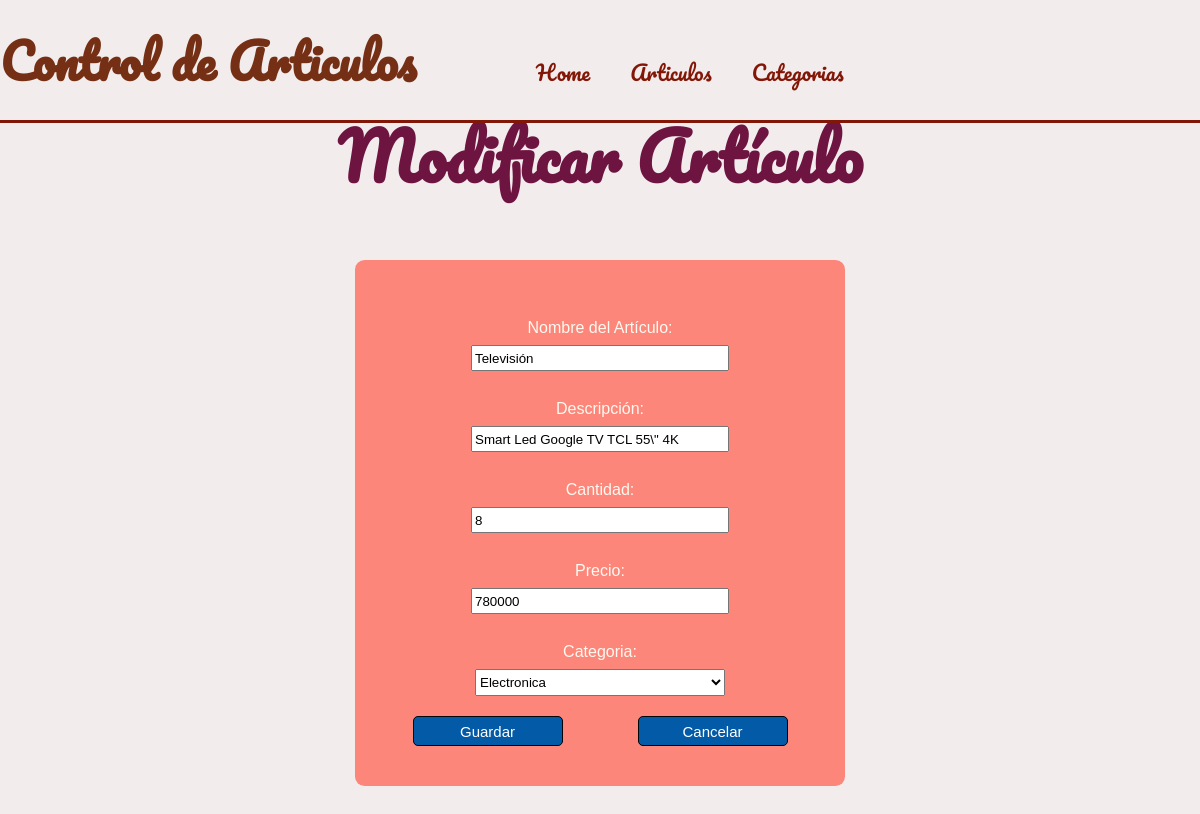
Screenshot of /adminarticulos/4 with the database file from the repository.
### myapp/models.py (models this page shows)
class Articulos(models.Model):
    nom_articulo = models.CharField(max_length=50)
    des_articulo = models.CharField(max_length=100)
    can_articulo = models.IntegerField()
    pre_articulo = models.FloatField()
    tip_categoria = models.ForeignKey(Categorias, on_delete=models.CASCADE)

class Categorias(models.Model):
    nom_categoria = models.CharField(max_length=50)

### myapp/views.py (the view)
# urls.py: path('adminarticulos/<int:id>',views.adminarticulos),
def adminarticulos(request, id):
    if id == 0:
        articulo = {
            "id":0,
            "nom_articulo":"",
            "des_articulo":"",
            "can_articulo":0,
            "pre_articulo":0,
            "tip_categoria":0
        }
    else:
        articulo = Articulos.objects.get(id=id)
    categorias = Categorias.objects.all()
    return render(request, "adminarticulos.html", {"articulo":articulo,"categorias":categorias})

### myapp/templates/adminarticulos.html (shortened to what this page needs)
{% extends "layouts/menu.html" %}
{% block contenido %}
    {% if articulo.id == 0 %}
        <h1>Agregar Artículo</h1>
    {% else %}
        <h1>Modificar Artículo</h1>
    {% endif %}
    <form id="survey-form" method="POST" action="/guardararticulo/">
        <div class="cuestionario">
            <p>Nombre del Artículo:</p>
            <input id="nombre-articulo" type="text" placeholder="Nombre del artículo..." required name="nom_articulo" value="{{articulo.nom_articulo}}">
            <p>Descripción:</p>
            <input id="descripcion-articulo" type="text" placeholder="Descripción..." required name="des_articulo" value="{{articulo.des_articulo}}">
            <p>Cantidad:</p>
            <input id="cantidad-articulo" type="number" placeholder="Cantidad..." min="1" required name="can_articulo" value="{{articulo.can_articulo}}">
            <p>Precio:</p>
            <input id="precio-articulo" type="text" placeholder="Precio..." required name="pre_articulo" value="{{articulo.pre_articulo|floatformat:0}}">
            <p>Categoria:</p>
            <select id="categoria" name="tip_categoria" required>
                {% for categoria in categorias %}
                    <option value="{{categoria.id}}" {% if articulo.tip_categoria_id == categoria.id %} selected{% endif %}>{{categoria.nom_categoria}}</option>
                {% endfor %}
            </select>
        </div>
        <div class="set-personal" style="text-align: center;">
            <button class="formulario" type="submit">Guardar</button>
            <button class="formulario" id="cancelar2">Cancelar</button>
        </div>
    </form>
{% endblock %}

### myapp/static/css/style.css (style rules this page uses)
body { background-color: rgb(242, 236, 236); }

### myapp/static/css/tabla.css (style rules this page uses)
h1 { margin-top: 100px; font-family: Pacifico; color: rgb(110, 20, 65); height: 10vh; font-size: 4em !important; font-weight: bold; }
body { background-color: rgb(242, 236, 236); text-align: center; }

### myapp/static/css/login.css (style rules this page uses)
:root { --color-pink: rgb(253, 124, 110,0.9); box-sizing: border-box; }
body { background-color: rgb(242, 236, 236); background-attachment: fixed; background-repeat: no-repeat; background-size: cover; background-position:center center; }
#survey-form { background-color: var(--color-pink); width:450px; margin-left: auto; margin-right: auto; padding:40px 20px ; margin-top: 80px; margin-bottom:80px; font-size: 1rem; font-family: 'Raleway', sans-serif; border-radius: 0.60rem; }
.cuestionario { margin: 0 40px; color: #FFF9F0; line-height:1.5; text-align: center; }
input, select { width: 250px; height: 20px; margin-bottom: 10px; }
select { width: 250px; height: 27px; margin-bottom: 10px; }
.cuestionario p { margin-bottom: 5px; }
.set-personal { display: flex; margin-top: 10px; }
.formulario { margin: auto; border-radius:5px; color:white; background-color:#035aa6; border: 1px solid black; height:30px; width:150px; font-size:15px; font-family: 'Raleway', sans-serif; cursor: pointer; }

### rows the page displays
Articulos: nom_articulo "Televisión", des_articulo "Smart Led Google TV TCL 55\\\" 4K", can_articulo "8", pre_articulo "780000", tip_categoria "Electronica"
